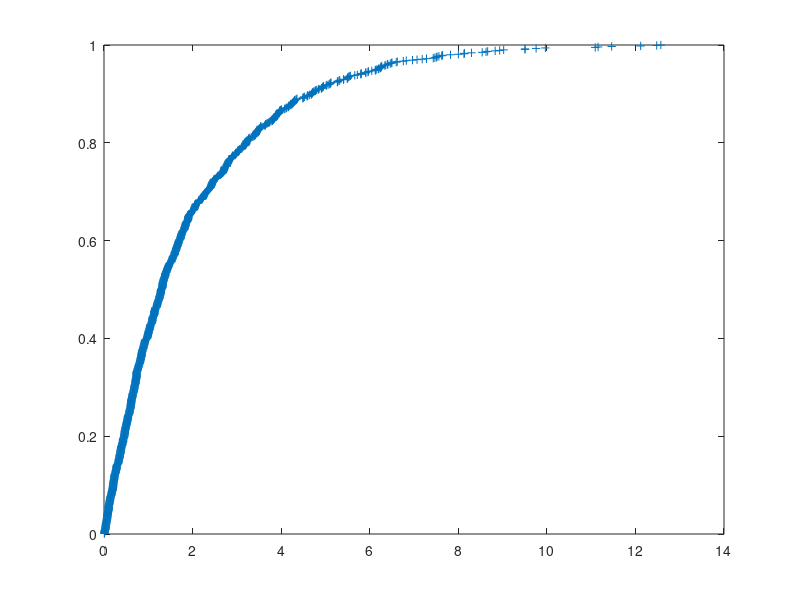

The MATLAB source for this figure:
%percentiles


v = csvread('Data1.txt');
N = size(v,1)
first_moment = mean(v)
second_moment = sum(v.^2) / N
third_moment = sum(v.^3) / N
fourth_moment = sum(v.^4) / N
centered_moment2 = sum((v - first_moment).^2) / N
centered_moment3 = sum((v - first_moment).^3) / N
centered_moment4 = sum((v - first_moment).^4) / N
varX = second_moment - first_moment^2
stdX = sqrt(centered_moment2)  %standard deviation
cv = stdX / first_moment  %coeff of variation
sm3 = sum(((v - first_moment) / stdX).^3) / N  %standardized moments
sm4 = sum(((v - first_moment) / stdX).^4) / N
lag1 = sum((v(1:N-1)-first_moment).*(v(2:N)-first_moment))/(N-1) %cross covariance with lag=1
lag2 = sum((v(1:N-2)-first_moment).*(v(3:N)-first_moment))/(N-2)
lag3 = sum((v(1:N-3)-first_moment).*(v(4:N)-first_moment))/(N-3)
kurtosis = sm4 - 3
p90 = prctile(v,90)
p75 = prctile(v,75)
p50 = prctile(v,50)
p25 = prctile(v,25)
p10 = prctile(v,10)
%h = 0.10 * (N-1) +1;
%p10 = v(floor(h)) + (floor(h)-h) * (v(floor(h)+1)-v(floor(h))); L03 PG 38
v_sorted = sort(v);
plot (v_sorted, [1:N]/N, "+")